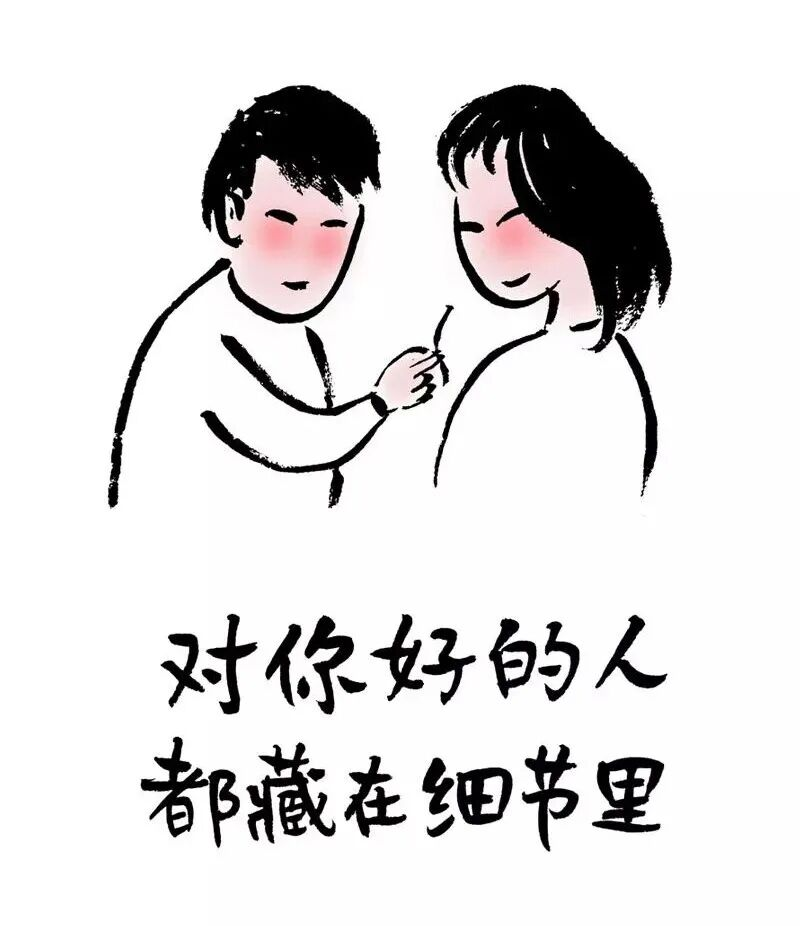
#> input picture .recreate-work/00dc571058234362ad78a4b683ad9d05/source-images/image-002.jpg, 800 x 926 px
$ python normalize_ai_card.py --input ../../.recreate-work/00dc571058234362ad78a4b683ad9d05/source-images/image-002.jpg --output out.png
#> lines starting #> are read from the running program, lines starting #| are printed output that depends on the picture; after the words box and inside, x2 and y2 are one past the last pixel; in counts of white or black regions, pixels touching at a corner belong together
#!/usr/bin/env python3
"""Normalize an AI-rendered card to the project's exact size and pale background."""

from __future__ import annotations

import argparse
import json
import math
import sys
import tempfile
from pathlib import Path

from PIL import Image, ImageChops, ImageDraw, ImageOps


TARGET_SIZE = (1122, 1402)
TARGET_BACKGROUND = (247, 246, 246)
TARGET_BACKGROUND_HEX = "#F7F6F6"
BACKGROUND_THRESHOLD = 18


class NormalizeError(ValueError):
    pass


def _edge_seeds(width: int, height: int) -> tuple[tuple[int, int], ...]:
    return (
        (0, 0), (width - 1, 0), (0, height - 1), (width - 1, height - 1),
        (width // 2, 0), (width // 2, height - 1), (0, height // 2), (width - 1, height // 2),
    )


def recolor_connected_background(image: Image.Image) -> Image.Image:
    recolored = image.convert("RGB")
    for seed in _edge_seeds(*recolored.size):
        ImageDraw.floodfill(recolored, seed, TARGET_BACKGROUND, thresh=BACKGROUND_THRESHOLD)
    return recolored


def _expand_interval(start: int, end: int, desired: int, limit: int) -> tuple[int, int]:
    current = end - start
    if desired <= current:
        return start, end
    missing = desired - current
    start -= missing // 2
    end += missing - missing // 2
    if start < 0:
        end = min(limit, end - start)
        start = 0
    if end > limit:
        start = max(0, start - (end - limit))
        end = limit
    return start, end


def compact_crop_box(image: Image.Image) -> tuple[int, int, int, int]:
    background = Image.new("RGB", image.size, TARGET_BACKGROUND)
    difference = ImageChops.difference(image, background).convert("L")
    content_mask = difference.point(lambda value: 255 if value > BACKGROUND_THRESHOLD else 0)
    bbox = content_mask.getbbox()
    if bbox is None:
        return 0, 0, image.width, image.height

    left, top, right, bottom = bbox
    margin_x = max(12, round(image.width * 0.025))
    margin_y = max(12, round(image.height * 0.020))
    left = max(0, left - margin_x)
    top = max(0, top - margin_y)
    right = min(image.width, right + margin_x)
    bottom = min(image.height, bottom + margin_y)

    target_ratio = TARGET_SIZE[0] / TARGET_SIZE[1]
    crop_width = right - left
    crop_height = bottom - top
    if crop_width / crop_height < target_ratio:
        desired_width = math.ceil(crop_height * target_ratio)
        if desired_width <= image.width:
            left, right = _expand_interval(left, right, desired_width, image.width)
    else:
        desired_height = math.ceil(crop_width / target_ratio)
        if desired_height <= image.height:
            top, bottom = _expand_interval(top, bottom, desired_height, image.height)
    return left, top, right, bottom


def normalize(input_path: Path, output_path: Path) -> dict:
    input_path = input_path.resolve()
    output_path = output_path.resolve()
    if not input_path.is_file():
        raise NormalizeError(f"AI 图片不存在：{input_path}")
    try:
        with Image.open(input_path) as opened:
            source_format = opened.format
            source_size = opened.size
            if opened.width <= 0 or opened.height <= 0:
                raise NormalizeError("AI 图片尺寸为空。")
            recolored = recolor_connected_background(opened)
    except OSError as exc:
        raise NormalizeError(f"AI 图片无法读取：{exc}") from exc

    crop_box = compact_crop_box(recolored)
    cropped = recolored.crop(crop_box)
    target_ratio = TARGET_SIZE[0] / TARGET_SIZE[1]
    crop_ratio = cropped.width / cropped.height
    if abs(crop_ratio - target_ratio) <= 0.01:
        final = cropped.resize(TARGET_SIZE, Image.Resampling.LANCZOS)
    else:
        contained = ImageOps.contain(cropped, TARGET_SIZE, Image.Resampling.LANCZOS)
        final = Image.new("RGB", TARGET_SIZE, TARGET_BACKGROUND)
        final.paste(contained, ((TARGET_SIZE[0] - contained.width) // 2, (TARGET_SIZE[1] - contained.height) // 2))

    output_path.parent.mkdir(parents=True, exist_ok=True)
    temporary_path: Path | None = None
    try:
        with tempfile.NamedTemporaryFile(
            dir=output_path.parent, prefix=f".{output_path.name}.", suffix=".tmp", delete=False
        ) as temporary:
            temporary_path = Path(temporary.name)
        final.save(temporary_path, format="PNG", optimize=True)
        temporary_path.replace(output_path)
    except Exception:
        if temporary_path and temporary_path.exists():
            temporary_path.unlink(missing_ok=True)
        raise

    return {
        "input": str(input_path),
        "output": str(output_path),
        "inputSize": list(source_size),
        "outputSize": list(TARGET_SIZE),
        "background": TARGET_BACKGROUND_HEX,
        "cropBox": list(crop_box),
    }


def main() -> int:
    if hasattr(sys.stdout, "reconfigure"):
        sys.stdout.reconfigure(encoding="utf-8")
        sys.stderr.reconfigure(encoding="utf-8")
    parser = argparse.ArgumentParser(description=__doc__)
    parser.add_argument("--input", type=Path, required=True)
    parser.add_argument("--output", type=Path, required=True)
    args = parser.parse_args()
    try:
        print(json.dumps(normalize(args.input, args.output), ensure_ascii=False, indent=2))
#> in normalize, opened is the input picture: PIL image 800x926 RGB; mean R, G, B 224.1, 222.7, 222.9
#> in compact_crop_box, `difference = ImageChops.difference(image, background).convert("L")`:
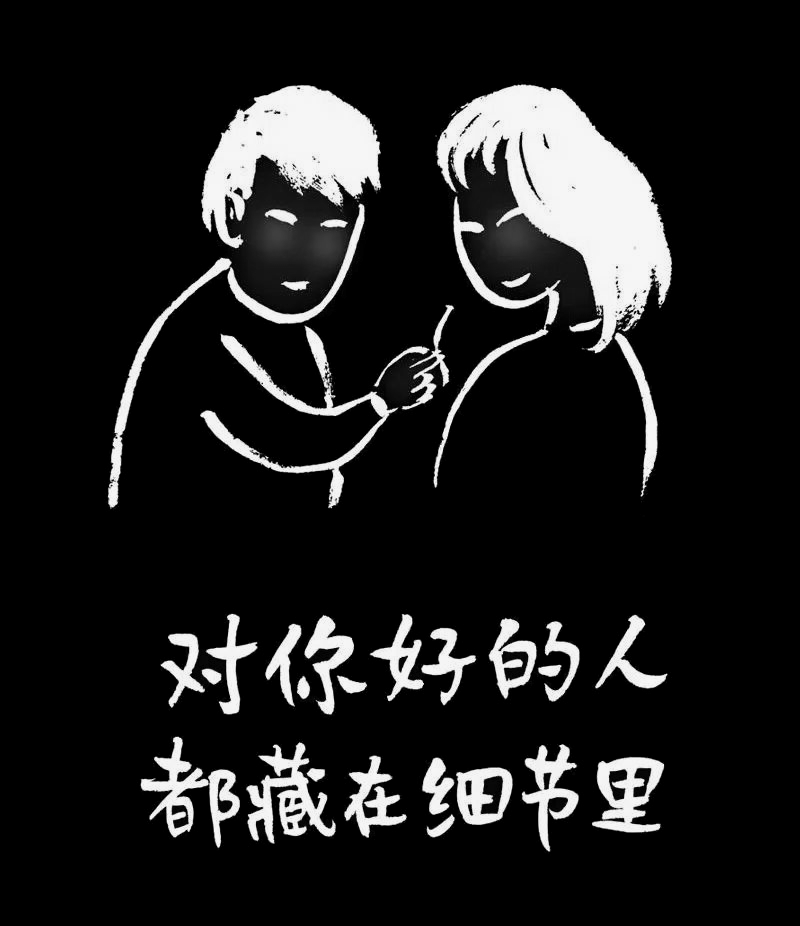
#> difference: PIL image 800x926 L; min 0, max 246, mean 29.8
#> in compact_crop_box, `content_mask = difference.point(lambda value: 255 if value > BACKGROUN..`:
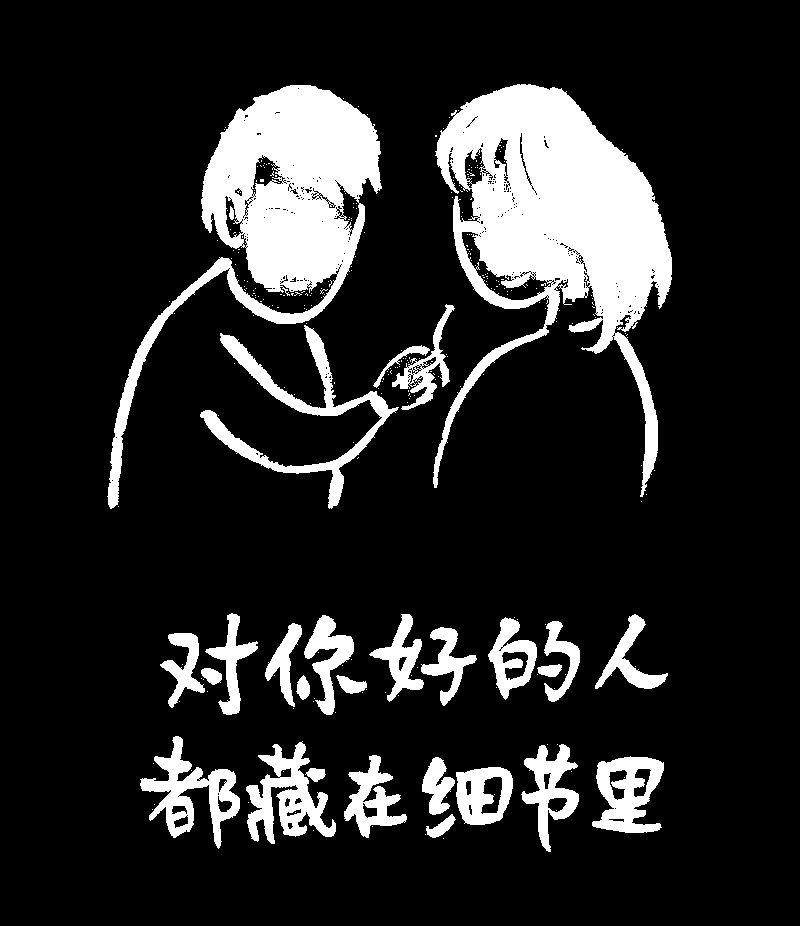
#> content_mask: PIL image 800x926 L; 15.3% white; 288 white regions (260 under 20 px), largest, box (x1, y1, x2, y2) and area: (433, 84, 672, 497) 40858, (107, 85, 382, 509) 29753, (200, 325, 399, 509) 5656
#> in compact_crop_box, `bbox = content_mask.getbbox()`: bbox = (107, 84, 672, 852)
#> in compact_crop_box, `left, top, right, bottom = bbox`: left = 107; top = 84; right = 672; bottom = 852
#> in compact_crop_box, `left = max(0, left - margin_x)`: left = 87
#> in compact_crop_box, `top = max(0, top - margin_y)`: top = 65
#> in compact_crop_box, `right = min(image.width, right + margin_x)`: right = 692
#> in compact_crop_box, `bottom = min(image.height, bottom + margin_y)`: bottom = 871
#> in compact_crop_box, `crop_width = right - left`: crop_width = 605
#> in compact_crop_box, `crop_height = bottom - top`: crop_height = 806
#> in compact_crop_box, `desired_width = math.ceil(crop_height * target_ratio)`: desired_width = 646
#> in _expand_interval, `current = end - start`: current = 605
#> in _expand_interval, `missing = desired - current`: missing = 41
#> in _expand_interval, `start -= missing // 2`: start = 67
#> in _expand_interval, `end += missing - missing // 2`: end = 713
#> in compact_crop_box, `left, right = _expand_interval(left, right, desired_width, image.width)`: left = 67; right = 713
#> in normalize, `crop_box = compact_crop_box(recolored)`: crop_box = (67, 65, 713, 871)
#> in normalize, `cropped = recolored.crop(crop_box)`:
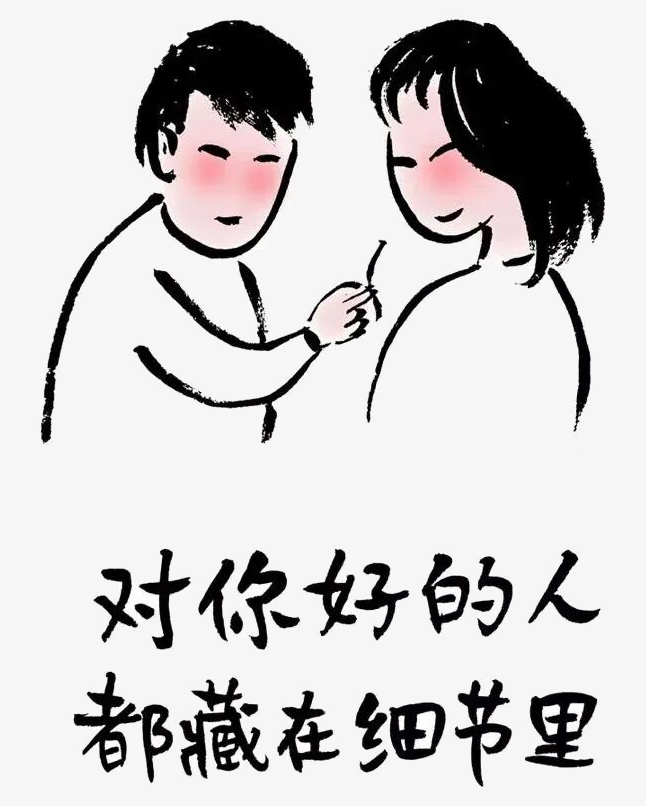
#> cropped: PIL image 646x806 RGB; mean R, G, B 205.9, 203.3, 203.6
#> in normalize, `final = cropped.resize(TARGET_SIZE, Image.Resampling.LANCZOS)`:
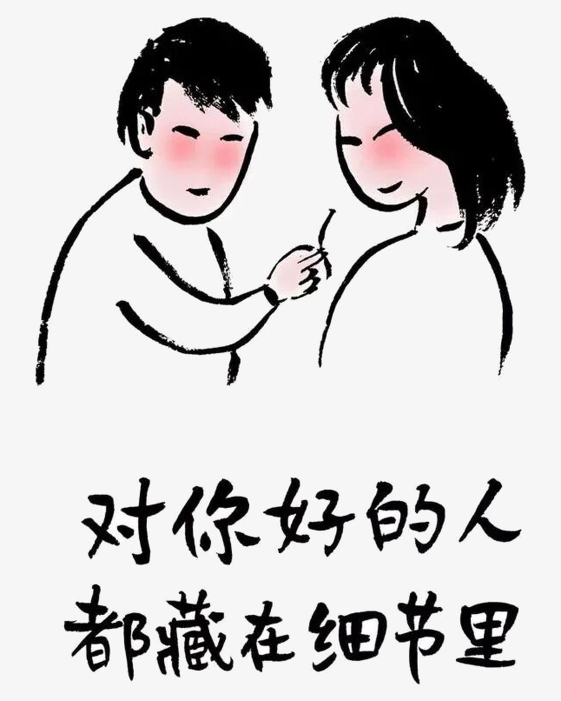
#> final: PIL image 1122x1402 RGB (shown at 1/2 size); mean R, G, B 205.9, 203.4, 203.6
        return 0
    except (NormalizeError, OSError) as exc:
        print(f"错误：{exc}", file=sys.stderr)
        return 2


if __name__ == "__main__":
    raise SystemExit(main())
#> (the program exits here)
